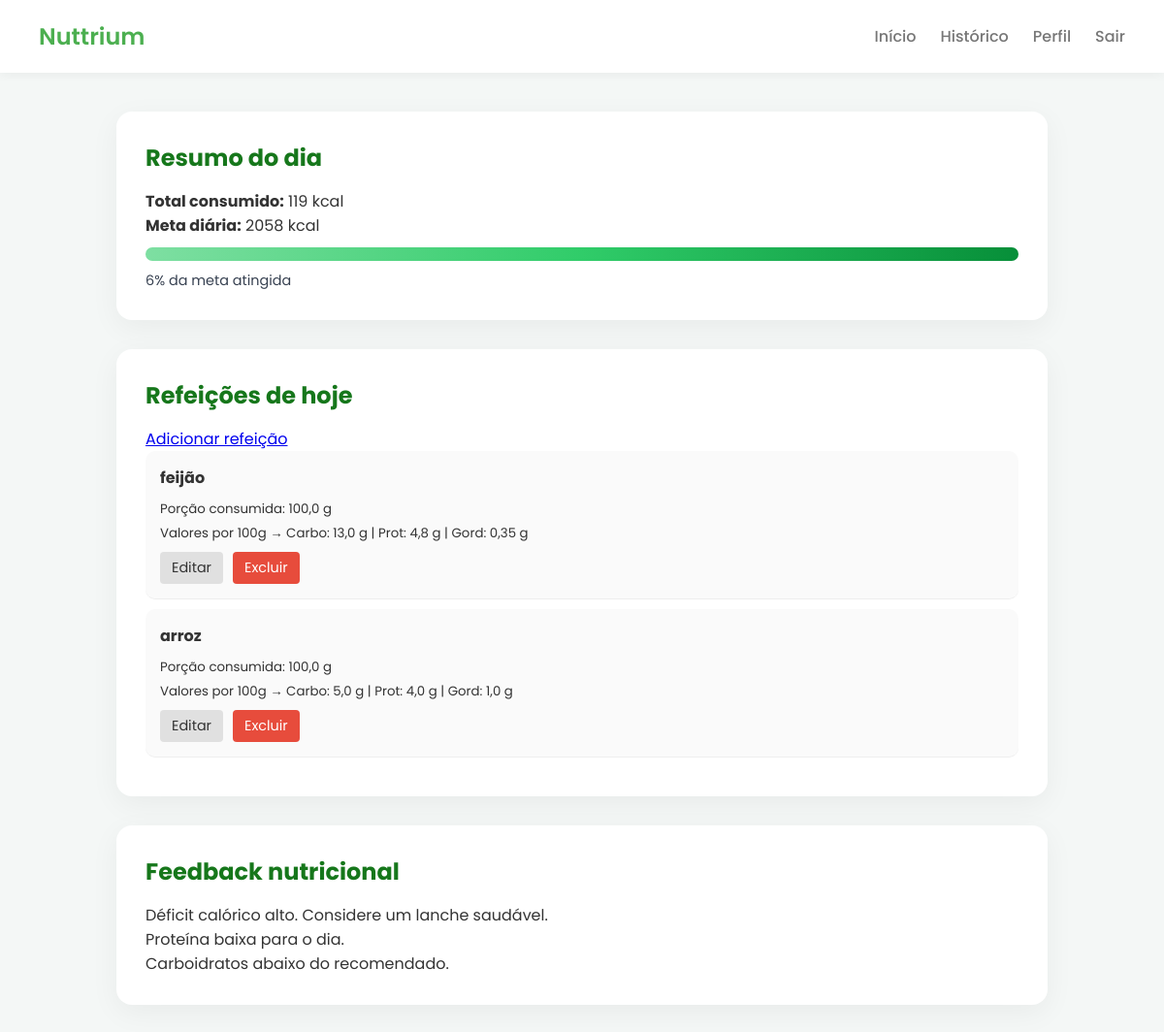
/dashboard/ (signed in), run on an earlier commit of the app's database.
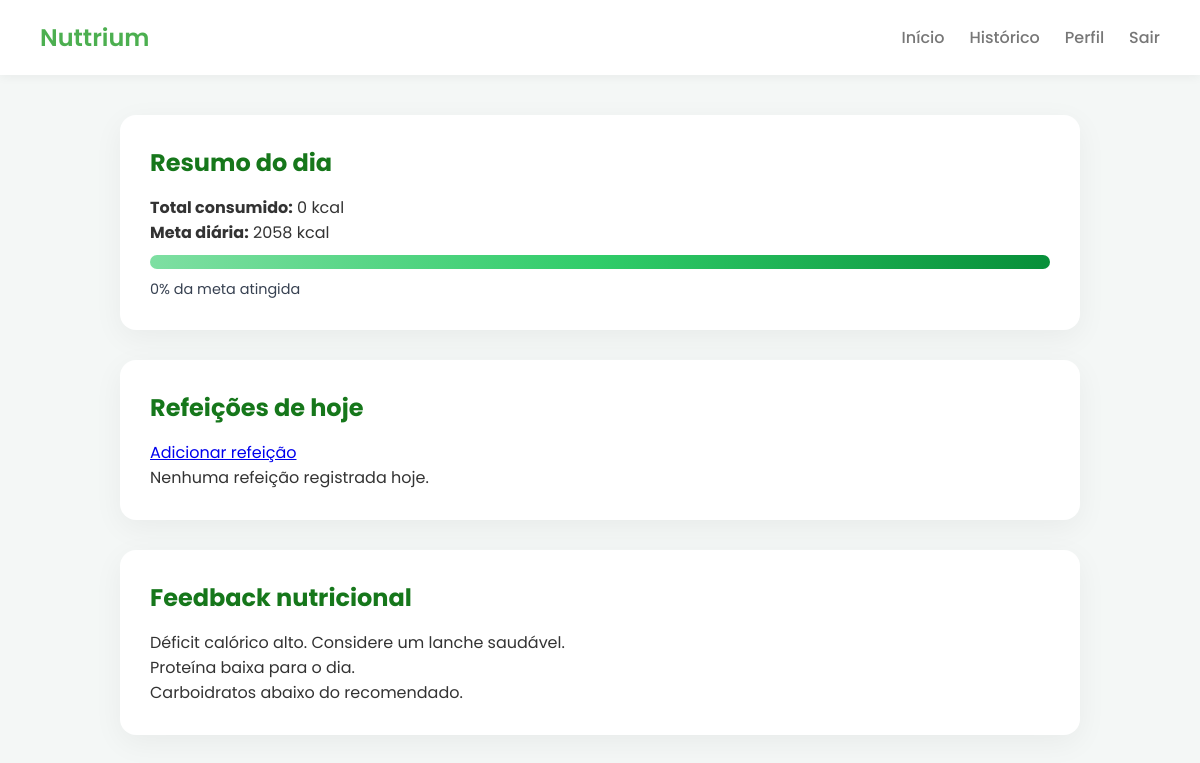
And on a later commit of the database.
### refeicoes/models.py (models this page shows)
class Refeicao(models.Model):
    user = models.ForeignKey(User, on_delete=models.CASCADE)
    nome = models.CharField(max_length=100)
    porcao = models.FloatField(help_text="Quantidade consumida em gramas")
    carboidratos = models.FloatField(help_text="Carboidratos por 100g")
    proteinas = models.FloatField(help_text="Proteínas por 100g")
    gorduras = models.FloatField(help_text="Gorduras por 100g")
    data = models.DateField(auto_now_add=True)
    def calorias(self):
        fator = self.porcao / 100
        return (
            (self.carboidratos * 4 +
             self.proteinas * 4 +
             self.gorduras * 9)
            * fator
        )

### alimentacao/views.py (the view)
# urls.py: path("dashboard/", views.dashboard, name="dashboard"),
@login_required
def dashboard(request):
    perfil = Perfil.objects.filter(user=request.user).first()
    refeicoes = Refeicao.objects.filter(user=request.user)
    total_calorias = sum(r.calorias() for r in refeicoes)
    percentual = 0
    if perfil and perfil.meta_calorica:
        percentual = min((total_calorias / perfil.meta_calorica) * 100, 100)
    feedback = []
    if perfil and perfil.meta_calorica:
        feedback = gerar_feedback(
            total_calorias,
            perfil.meta_calorica,
            sum(r.carboidratos for r in refeicoes),
            sum(r.proteinas for r in refeicoes),
            sum(r.gorduras for r in refeicoes),
        )
    return render(request, "dashboard.html", {
        "perfil": perfil,
        "refeicoes": refeicoes,
        "total": total_calorias,
        "percentual": percentual,
        "feedback": feedback,
    })

### alimentacao/services.py (called while the page is built)
def gerar_feedback(total, meta, carbo, prot, gord):
    pct = (total / meta) * 100 if meta else 0
    mensagens = []
    if pct < 70:
        mensagens.append("Déficit calórico alto. Considere um lanche saudável.")
    elif pct <= 100:
        mensagens.append("Você está dentro da meta calórica.")
    else:
        mensagens.append("Excesso calórico. Prefira refeições leves.")
    if prot < 50:
        mensagens.append("Proteína baixa para o dia.")
    if gord > 70:
        mensagens.append("Gordura elevada.")
    if carbo < 130:
        mensagens.append("Carboidratos abaixo do recomendado.")
    return mensagens

### alimentacao/templates/dashboard.html
{% extends 'base.html' %}
{% block content %}
<div class="card">
  <h2>Resumo do dia</h2>
  <p><strong>Total consumido:</strong> {{ total|floatformat:0 }} kcal</p>
  {% if perfil and perfil.meta_calorica %}
    <p><strong>Meta diária:</strong> {{ perfil.meta_calorica|floatformat:0 }} kcal</p>
    <div class="progress">
      <div class="progress-fill" style="width: {{ percentual }}%;"></div>
    </div>
    <p class="percentual">
      {{ percentual|floatformat:0 }}% da meta atingida
    </p>
  {% else %}
    <p>Complete seu perfil para calcular a meta diária.</p>
    <a href="{% url 'perfil' %}" class="btn">Completar perfil</a>
  {% endif %}
</div>
<div class="card">
  <h2>Refeições de hoje</h2>
  <a href="{% url 'criar_refeicao' %}" class="btn">Adicionar refeição</a>
  {% if refeicoes %}
    <ul class="historico">
      {% for r in refeicoes %}
        <li class="item-refeicao">
          <strong>{{ r.nome }}</strong>
          <div class="detalhes-refeicao">
            <small>
              Porção consumida: {{ r.porcao }} g<br>
              Valores por 100g →
              Carbo: {{ r.carboidratos }} g |
              Prot: {{ r.proteinas }} g |
              Gord: {{ r.gorduras }} g
            </small>
          </div>
          <div class="acoes">
            <a href="{% url 'editar_refeicao' r.id %}" class="btn-secundario">
              Editar
            </a>
            <a href="{% url 'excluir_refeicao' r.id %}"
               class="btn-perigo"
               onclick="return confirm('Deseja excluir esta refeição?');">
              Excluir
            </a>
          </div>
        </li>
      {% endfor %}
    </ul>
  {% else %}
    <p>Nenhuma refeição registrada hoje.</p>
  {% endif %}
</div>
{% if feedback %}
<div class="card">
  <h2>Feedback nutricional</h2>
  {% for msg in feedback %}
    <p>{{ msg }}</p>
  {% endfor %}
</div>
{% endif %}
{% endblock %}

What changed in the data, as far as the page shows it:
removed Refeicao: nome "feijão", porcao "100,0", carboidratos "13,0", proteinas "4,8", gorduras "0,35"
removed Refeicao: nome "arroz", porcao "100,0", carboidratos "5,0", proteinas "4,0", gorduras "1,0"
Also different on the page:
{{ total|floatformat:0 }}: "119" → "0"
{{ percentual|floatformat:0 }}: "6" → "0"
text now shown: "Nenhuma refeição registrada hoje."
